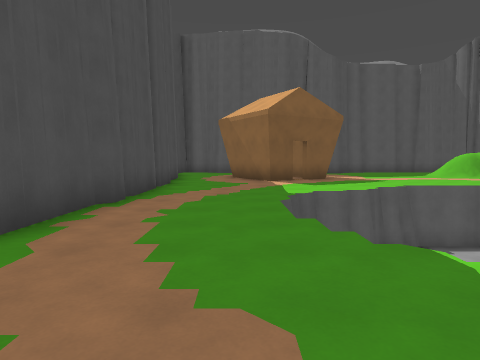
[1] (above)

18 first-person views from a walk through a level from a Godot 3-D game. The camera is 1.5 m above the floor, tilts 4° down and sees 75° across. The floor is counted in squares, 2 m on a side. Each view is taken from the middle of a square. On the plan, view 1 faces up. The plan holds only what a view shows up to about 10 squares ahead; the rest is blank. The place goes on beyond the plan.

[2]
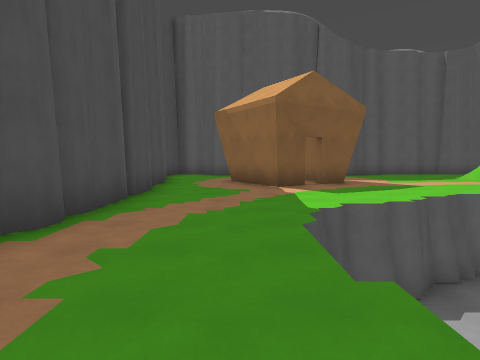

[3]
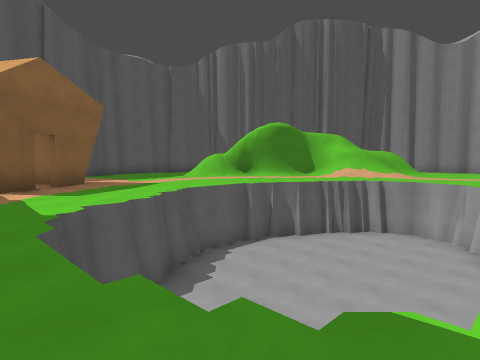

[4]
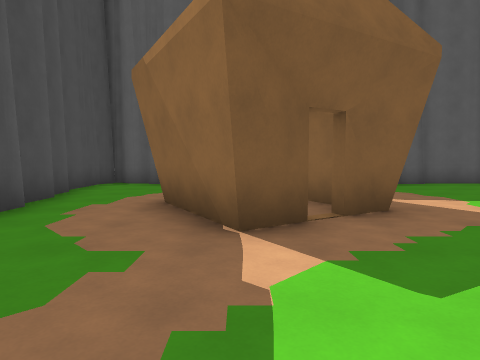

[5]
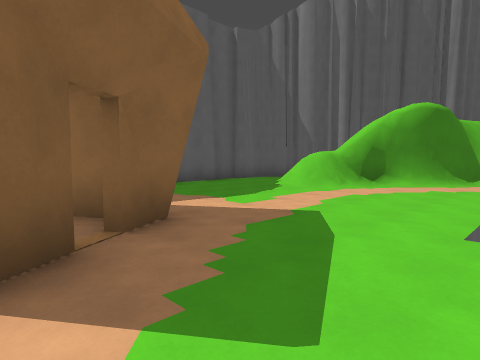

[6]
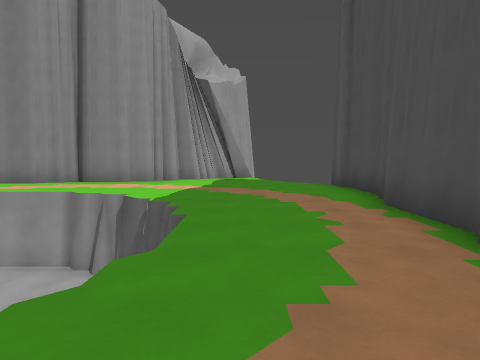

[7]
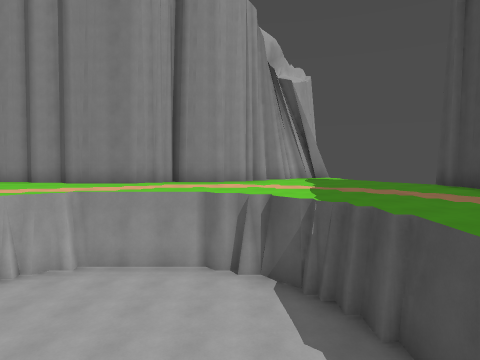

[8]
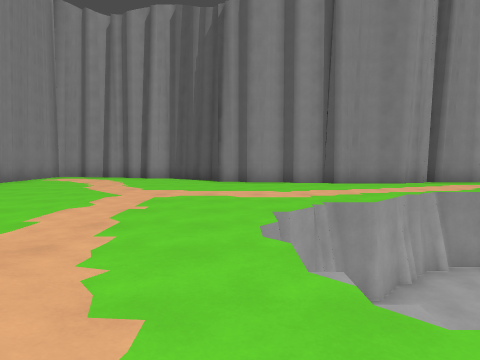

[9]
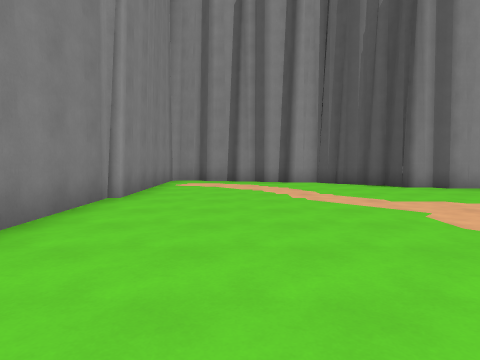

[10]
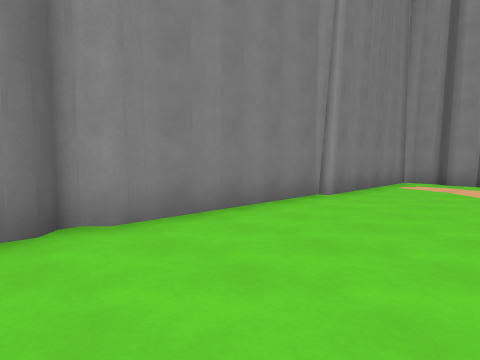

[11]
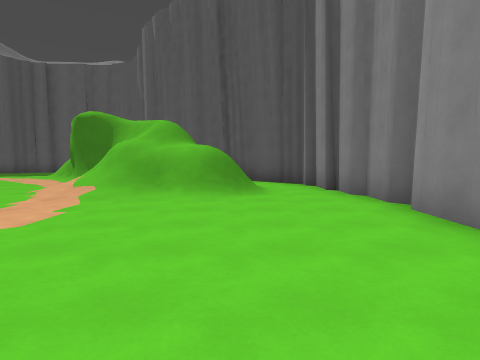

[12]
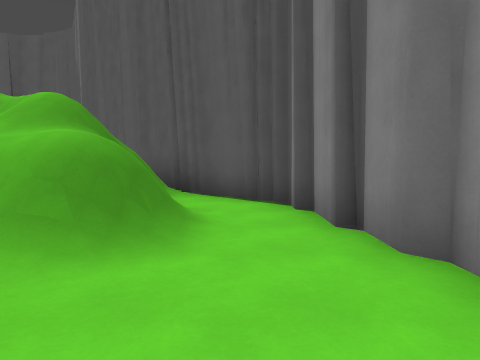

[13]
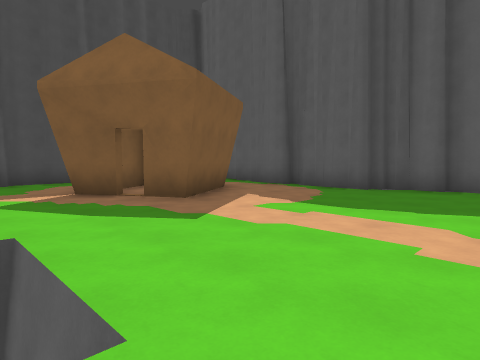

[14]
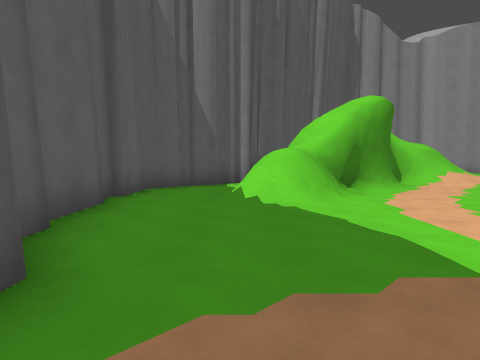

[15]
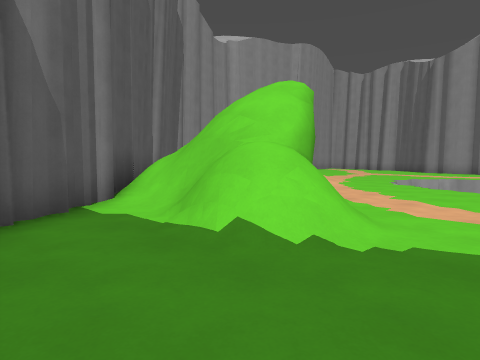

[16]
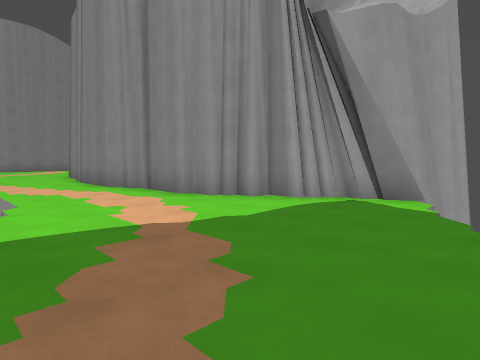

[17]
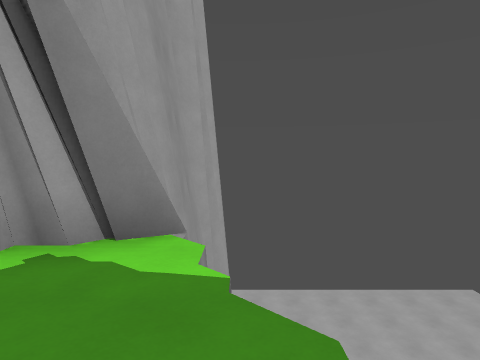

[18]
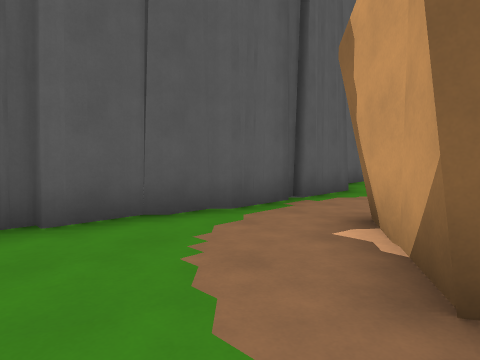

### Floor plan
Key: @ floor where view 1 was taken; # wall or solid block; . main floor; : floor 2.25 m higher than the main floor; + floor 3.5 m higher than the main floor; / step, stairs or slope; = window, fence, low wall or low ledge; v drop or lower ground.
Columns run from 5 left of view 1 to 19 right of it. Each row starts with its distance up from view 1.
 17   ###      ######
 16   #.########....##
 15   #..............#
 14   #...........//..#
 13   #...##...../=##=###
 12   #..####.....=##=# ##
 11   #...###......# #===##
 10   #...#........ =#=+=.##
  9   #..............# + ..#
  8   #......vvvv....//: =.##
  7    #...vvvvvvvv..//==#..#
  6   ##..v vvvvvvvv./////..#
  5   #...v  vvvvvvv/.......#
  4   #...vvvvvvvvvv........#
  3   #....vvvvvvvv.........#
  2   #.....vvvvvv..........#
  1   #......vvv............#
  0   #..@..................#
 -1   v.....................#
 -2    v....#########.......#
 -3     v..##       ##......#
 -4     v###          ####..#
 -5      #               ####
 -6 vvv v#
 -7 vvv v

Where each view was taken, in squares from view 1:
view 1: 0 up, 0 right, facing up
view 2: 2 up, 0 right, facing up
view 3: 2 up, 0 right, facing up-right
view 4: 7 up, 1 right, facing up
view 5: 8 up, 1 right, facing up-right
view 6: 8 up, 0 right, facing down
view 7: 8 up, 3 right, facing down
view 8: 8 up, 11 right, facing down
view 9: 6 up, 16 right, facing down
view 10: 6 up, 15 right, facing down-right
view 11: 0 up, 16 right, facing up
view 12: 4 up, 17 right, facing up
view 13: 8 up, 8 right, facing up-left
view 14: 14 up, 3 right, facing right
view 15: 16 up, 7 right, facing down-right
view 16: 2 up, 2 left, facing down-right
view 17: 1 down, 1 left, facing down
view 18: 12 up, 2 left, facing up-right
